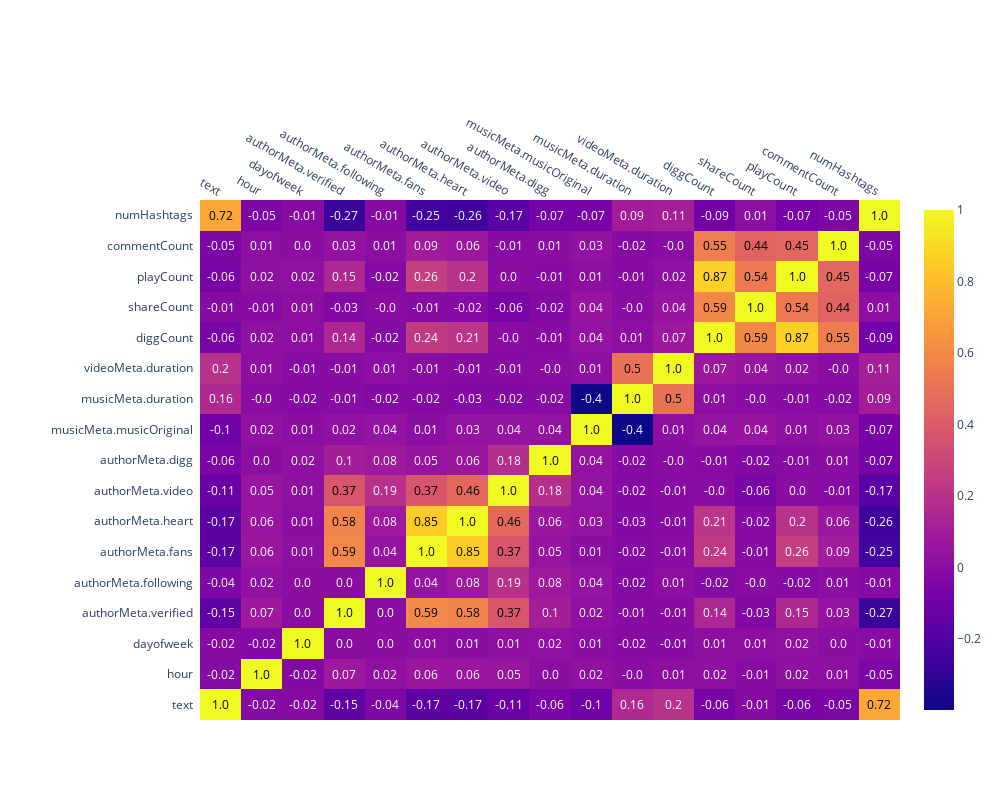

The notebook cell saved with this chart:
### Code cell
# Heat Map to show correlation between features
corrs = df_scaled.corr()
fig = ff.create_annotated_heatmap(z = corrs.values, x = list(corrs.columns),
    y = list(corrs.index),
    annotation_text = corrs.round(2).values,
    showscale = True)
fig.layout.margin = dict(l = 200, t = 200)
fig.layout.height = 800
fig.layout.width = 1000
# fig.write_image("../plots/heatMap/heatMap.png")
iplot(fig)
